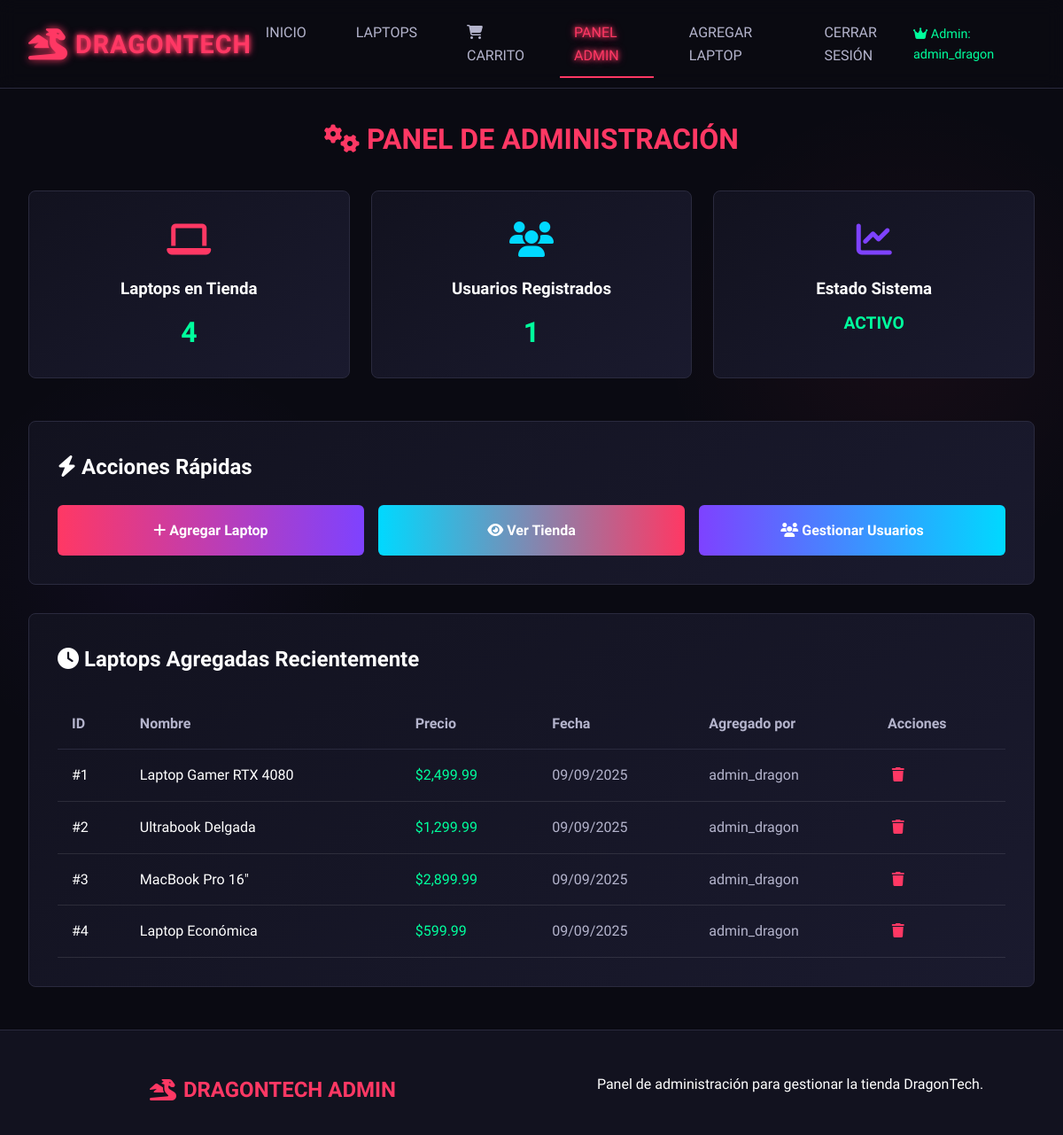
The page /admin.php (signed in) on the database its author committed.
### tables this page shows
CREATE TABLE `usuarios` (
  `id` int(11) NOT NULL,
  `username` varchar(50) NOT NULL,
  `email` varchar(100) NOT NULL,
  `password` varchar(255) NOT NULL,
  `nombre_completo` varchar(100) DEFAULT NULL,
  `direccion` text DEFAULT NULL,
  `telefono` varchar(20) DEFAULT NULL,
  `rol` enum('cliente','vendedor','admin') DEFAULT 'cliente',
  `fecha_registro` timestamp NOT NULL DEFAULT current_timestamp(),
  `google_id` varchar(255) DEFAULT NULL,
  `registered_with_password` tinyint(1) DEFAULT 0
);

CREATE TABLE `laptops` (
  `id` int(11) NOT NULL,
  `nombre` varchar(100) NOT NULL,
  `descripcion` text DEFAULT NULL,
  `precio` decimal(10,2) NOT NULL,
  `imagen` varchar(255) DEFAULT NULL,
  `vendedor` int(11) NOT NULL,
  `stock` int(11) DEFAULT 0,
  `marca` varchar(50) DEFAULT NULL,
  `procesador` varchar(100) DEFAULT NULL,
  `ram` varchar(50) DEFAULT NULL,
  `almacenamiento` varchar(100) DEFAULT NULL,
  `tarjeta_grafica` varchar(100) DEFAULT NULL,
  `pantalla` varchar(50) DEFAULT NULL,
  `sistema_operativo` varchar(50) DEFAULT NULL,
  `fecha_creacion` timestamp NOT NULL DEFAULT current_timestamp(),
  `activo` tinyint(1) DEFAULT 1
);

### auth.php (called while the page is built, shortened)
<?php
function getCurrentUser() {
    global $conn;
    $stmt = $conn->prepare("SELECT id, username, email, rol FROM usuarios WHERE id = ?");
    $stmt->bind_param("i", $_SESSION['user']);
    $stmt->execute();
    $result = $stmt->get_result();
    if ($result->num_rows > 0) {
        return $result->fetch_assoc();
    }
    return null;
}
?>

### admin.php (the view, shortened to what this page needs)
<?php
include "db.php";
include "auth.php";
$currentUser = getCurrentUser();
$stmt = $conn->prepare("SELECT COUNT(*) as total_laptops FROM laptops");
$stmt->execute();
$total_laptops = $stmt->get_result()->fetch_assoc()['total_laptops'];
$stmt = $conn->prepare("SELECT COUNT(*) as total_usuarios FROM usuarios WHERE rol = 'cliente'");
$stmt->execute();
$total_usuarios = $stmt->get_result()->fetch_assoc()['total_usuarios'];
$stmt = $conn->prepare("SELECT l.id, l.nombre, l.precio, l.fecha_creacion, u.username as agregado_por FROM laptops l LEFT JOIN usuarios u ON l.vendedor = u.id ORDER BY l.fecha_creacion DESC LIMIT 5");
$stmt->execute();
$laptops_recientes = $stmt->get_result()->fetch_all(MYSQLI_ASSOC);
?>
<!DOCTYPE html>
<html lang="es">
<head>
    <link rel="stylesheet" href="styles/main.css">
    <link rel="stylesheet" href="https://cdnjs.cloudflare.com/ajax/libs/font-awesome/6.4.0/css/all.min.css">
</head>
<body>
    <header class="header">
        <div class="logo">
            <i class="dragon-logo fas fa-dragon"></i>
            <span>DRAGONTECH</span>
        </div>
        <nav class="nav">
            <a href="home.php">INICIO</a>
            <a href="laptops.php">LAPTOPS</a>
            <a href="carrito.php">
                <i class="fas fa-shopping-cart"></i> CARRITO
            </a>
            <a href="admin.php" class="active">PANEL ADMIN</a>
            <a href="add-laptop.php">AGREGAR LAPTOP</a>
            <a href="logout.php">CERRAR SESIÓN</a>
        </nav>
        <div style="color: var(--success); font-size: 0.9rem;">
            <i class="fas fa-crown"></i> Admin: <?php echo htmlspecialchars($currentUser['username']); ?>
        </div>
    </header>
    <div class="container" style="margin-top: 2rem;">
        <h1 style="color: var(--primary); text-align: center; margin-bottom: 2rem;">
            <i class="fas fa-cogs"></i> PANEL DE ADMINISTRACIÓN
        </h1>
        <div style="display: grid; grid-template-columns: repeat(auto-fit, minmax(250px, 1fr)); gap: 1.5rem; margin-bottom: 3rem;">
            <div style="background: var(--card-gradient); padding: 1.5rem; border-radius: 8px; border: 1px solid var(--border); text-align: center;">
                <div style="color: var(--primary); font-size: 2.5rem; margin-bottom: 0.5rem;">
                    <i class="fas fa-laptop"></i>
                </div>
                <h3 style="color: var(--text-primary); margin-bottom: 0.5rem;">Laptops en Tienda</h3>
                <div style="font-size: 2rem; font-weight: bold; color: var(--success);"><?php echo $total_laptops; ?></div>
            </div>
            <div style="background: var(--card-gradient); padding: 1.5rem; border-radius: 8px; border: 1px solid var(--border); text-align: center;">
                <div style="color: var(--secondary); font-size: 2.5rem; margin-bottom: 0.5rem;">
                    <i class="fas fa-users"></i>
                </div>
                <h3 style="color: var(--text-primary); margin-bottom: 0.5rem;">Usuarios Registrados</h3>
                <div style="font-size: 2rem; font-weight: bold; color: var(--success);"><?php echo $total_usuarios; ?></div>
            </div>
            <div style="background: var(--card-gradient); padding: 1.5rem; border-radius: 8px; border: 1px solid var(--border); text-align: center;">
                <div style="color: var(--accent); font-size: 2.5rem; margin-bottom: 0.5rem;">
                    <i class="fas fa-chart-line"></i>
                </div>
                <h3 style="color: var(--text-primary); margin-bottom: 0.5rem;">Estado Sistema</h3>
                <div style="font-size: 1.2rem; font-weight: bold; color: var(--success);">ACTIVO</div>
            </div>
        </div>
        <div style="background: var(--card-gradient); padding: 2rem; border-radius: 8px; border: 1px solid var(--border); margin-bottom: 2rem;">
            <h2 style="color: var(--text-primary); margin-bottom: 1.5rem;">
                <i class="fas fa-bolt"></i> Acciones Rápidas
            </h2>
            <div style="display: grid; grid-template-columns: repeat(auto-fit, minmax(200px, 1fr)); gap: 1rem;">
                <a href="add-laptop.php" style="background: linear-gradient(90deg, var(--primary), var(--accent)); color: white; padding: 1rem; border-radius: 6px; text-decoration: none; text-align: center; font-weight: 600; transition: all 0.3s ease;">
                    <i class="fas fa-plus"></i> Agregar Laptop
                </a>
                <a href="home.php" style="background: linear-gradient(90deg, var(--secondary), var(--primary)); color: white; padding: 1rem; border-radius: 6px; text-decoration: none; text-align: center; font-weight: 600; transition: all 0.3s ease;">
                    <i class="fas fa-eye"></i> Ver Tienda
                </a>
                <a href="#" onclick="alert('Funcionalidad próximamente')" style="background: linear-gradient(90deg, var(--accent), var(--secondary)); color: white; padding: 1rem; border-radius: 6px; text-decoration: none; text-align: center; font-weight: 600; transition: all 0.3s ease;">
                    <i class="fas fa-users"></i> Gestionar Usuarios
                </a>
            </div>
        </div>
        <div style="background: var(--card-gradient); padding: 2rem; border-radius: 8px; border: 1px solid var(--border);">
            <h2 style="color: var(--text-primary); margin-bottom: 1.5rem;">
                <i class="fas fa-clock"></i> Laptops Agregadas Recientemente
            </h2>
            <?php if (count($laptops_recientes) > 0): ?>
                <div style="overflow-x: auto;">
                    <table style="width: 100%; border-collapse: collapse;">
                        <thead>
                            <tr style="border-bottom: 1px solid var(--border);">
                                <th style="padding: 1rem; text-align: left; color: var(--text-secondary);">ID</th>
                                <th style="padding: 1rem; text-align: left; color: var(--text-secondary);">Nombre</th>
                                <th style="padding: 1rem; text-align: left; color: var(--text-secondary);">Precio</th>
                                <th style="padding: 1rem; text-align: left; color: var(--text-secondary);">Fecha</th>
                                <th style="padding: 1rem; text-align: left; color: var(--text-secondary);">Agregado por</th>
                                <th style="padding: 1rem; text-align: left; color: var(--text-secondary);">Acciones</th>
                            </tr>
                        </thead>
                        <tbody>
                            <?php foreach ($laptops_recientes as $laptop): ?>
                                <tr style="border-bottom: 1px solid rgba(255,255,255,0.1);">
                                    <td style="padding: 1rem; color: var(--text-primary);">#<?php echo $laptop['id']; ?></td>
                                    <td style="padding: 1rem; color: var(--text-primary);"><?php echo htmlspecialchars($laptop['nombre']); ?></td>
                                    <td style="padding: 1rem; color: var(--success);">$<?php echo number_format($laptop['precio'], 2); ?></td>
                                    <td style="padding: 1rem; color: var(--text-secondary);"><?php echo date('d/m/Y', strtotime($laptop['fecha_creacion'])); ?></td>
                                    <td style="padding: 1rem; color: var(--text-secondary);"><?php echo htmlspecialchars($laptop['agregado_por']); ?></td>
                                    <td style="padding: 1rem;">
                                        <a href="delete_laptop.php?id=<?php echo $laptop['id']; ?>"
                                           onclick="return confirm('¿Eliminar esta laptop?')"
                                           style="color: var(--error); text-decoration: none; padding: 0.3rem; border-radius: 3px;">
                                            <i class="fas fa-trash"></i>
                                        </a>
                                    </td>
                                </tr>
                            <?php endforeach; ?>
                        </tbody>
                    </table>
                </div>
            <?php else: ?>
                <p style="color: var(--text-muted); text-align: center; padding: 2rem;">No hay laptops en la tienda aún.</p>
            <?php endif; ?>
        </div>
    </div>
    <footer class="footer" style="margin-top: 3rem;">
        <div class="footer-content">
            <div class="footer-logo">
                <i class="fas fa-dragon"></i>
                <span>DRAGONTECH ADMIN</span>
            </div>
            <p>Panel de administración para gestionar la tienda DragonTech.</p>
        </div>
    </footer>
</body>
</html>

### styles/main.css (style rules this page uses)
* { scrollbar-width: thin; scrollbar-color: var(--primary) var(--bg-secondary); }

### styles/base.css (style rules this page uses)
:root { --primary: #ff3864; --primary-glow: #ff3864; --secondary: #00d9ff; --secondary-glow: #00d9ff; --accent: #7e42ff; --bg-primary: #0a0a12; --bg-secondary: #12121f; --bg-tertiary: #1a1a2e; --text-primary: #ffffff; --text-secondary: #b4b4cc; --text-muted: #6b6b8a; --border: #2a2a3e; --success: #00ff9d; --error: #ff3864; --card-gradient: linear-gradient(145deg, #12121f, #1a1a2e); --neon-shadow: 0 0 5px var(--primary), 0 0 10px var(--primary); --transition-fast: 0.2s ease; --transition-normal: 0.3s ease; --transition-slow: 0.5s ease; --border-radius: 8px; --border-radius-large: 15px; --shadow-small: 0 2px 8px rgba(0, 0, 0, 0.2); --shadow-medium: 0 5px 15px rgba(0, 0, 0, 0.3); --shadow-large: 0 10px 30px rgba(0, 0, 0, 0.3); }
* { margin: 0; padding: 0; box-sizing: border-box; font-family: 'Rajdhani', 'Orbitron', sans-serif; }
body { background-color: var(--bg-primary); color: var(--text-primary); line-height: 1.6; min-height: 100vh; background-image: radial-gradient(circle at 15% 50%, rgba(126, 66, 255, 0.05) 0%, transparent 20%), radial-gradient(circle at 85% 30%, rgba(255, 56, 100, 0.05) 0%, transparent 20%); }
.container { max-width: 1200px; margin: 0 auto; padding: 0 2rem; }

### styles/components/navigation.css (style rules this page uses)
.header { background-color: rgba(10, 10, 18, 0.8); backdrop-filter: blur(10px); padding: 1rem 2rem; display: flex; justify-content: space-between; align-items: center; border-bottom: 1px solid var(--border); position: sticky; top: 0; z-index: 100; }
.logo { font-size: 1.8rem; font-weight: 700; color: var(--primary); text-shadow: var(--neon-shadow); letter-spacing: 1px; display: flex; align-items: center; gap: 0.5rem; }
.dragon-logo { font-size: 2.2rem; color: var(--primary); text-shadow: 0 0 10px var(--primary); animation: pulse 2s infinite; }
.nav { display: flex; gap: 1.5rem; }
.nav a { color: var(--text-secondary); text-decoration: none; padding: 0.5rem 1rem; border-radius: 4px; transition: all var(--transition-normal); font-weight: 500; position: relative; }
.nav a:hover, .nav a.active { color: var(--primary); text-shadow: var(--neon-shadow); }
.nav a::after { content: ''; position: absolute; bottom: -5px; left: 0; width: 0; height: 2px; background: var(--primary); transition: width var(--transition-normal); }
.nav a:hover::after, .nav a.active::after { width: 100%; }
.footer { background: var(--bg-secondary); border-top: 1px solid var(--border); padding: 3rem 0 1rem; margin-top: 4rem; }
.footer-content { max-width: 1200px; margin: 0 auto; padding: 0 2rem; display: grid; grid-template-columns: repeat(auto-fit, minmax(250px, 1fr)); gap: 2rem; text-align: center; }
.footer-logo { display: flex; align-items: center; justify-content: center; gap: 0.5rem; font-size: 1.5rem; font-weight: 700; color: var(--primary); margin-bottom: 1rem; }

### rows shown on the page
usuarios: username "admin_dragon"
laptops: id "1", nombre "Laptop Gamer RTX 4080", precio "2,499.99", fecha_creacion "09/09/2025", vendedor.username "admin_dragon"
laptops: id "2", nombre "Ultrabook Delgada", precio "1,299.99", fecha_creacion "09/09/2025", vendedor.username "admin_dragon"
laptops: id "3", nombre "MacBook Pro 16\"", precio "2,899.99", fecha_creacion "09/09/2025", vendedor.username "admin_dragon"
laptops: id "4", nombre "Laptop Económica", precio "599.99", fecha_creacion "09/09/2025", vendedor.username "admin_dragon"

### other values the page prints
$total_laptops "4"
$total_usuarios "1"
